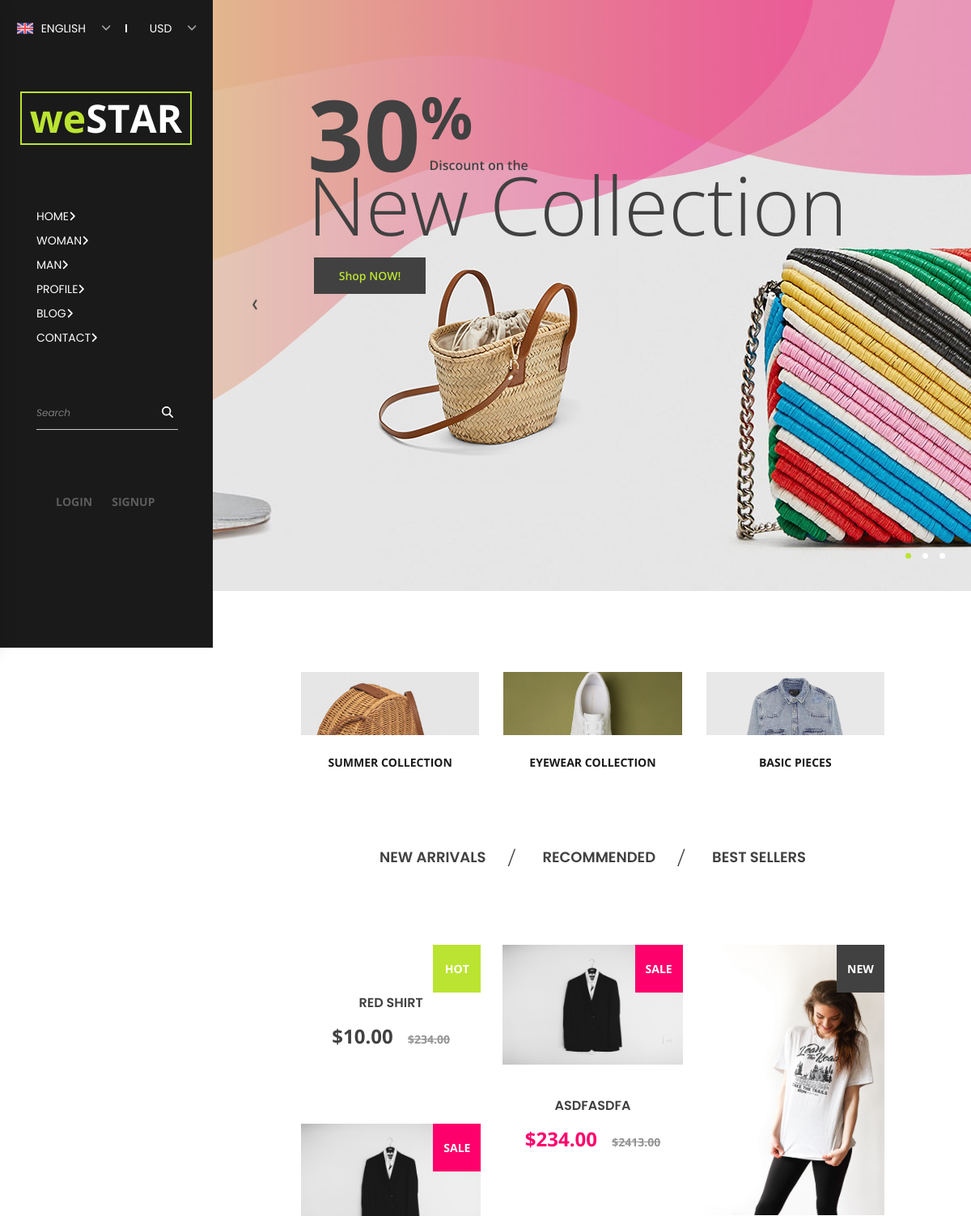
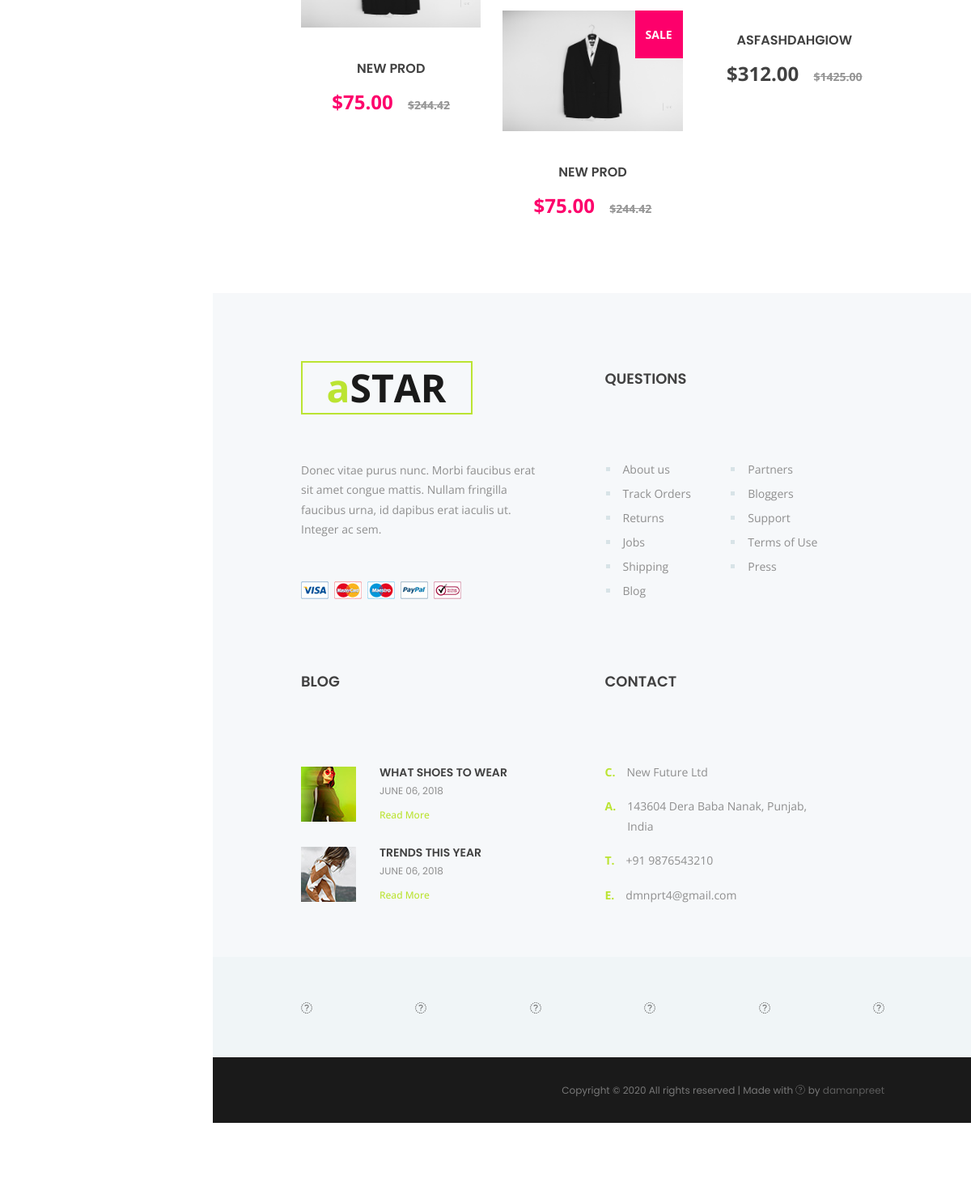
The page / on the database its author committed (2 pictures, top to bottom).
### shop/models.py (models this page shows, shortened)
class Item(models.Model):
    user = models.ForeignKey(settings.AUTH_USER_MODEL,
                             on_delete=models.CASCADE)
    title = models.CharField(max_length=100)
    price = models.DecimalField(max_digits=10,decimal_places=2)
    discount_price = models.DecimalField(max_digits=10,decimal_places=2,null=True, blank=True, verbose_name='discount price')
    category = models.CharField(choices=CATEGORY_CHOICES, default=None, max_length=5)
    sub_category = models.CharField(choices=SUB_CATEGORY, default=None, max_length=6)
    label = models.CharField(choices=LABELS,default=None, null=True,
                             blank=True, max_length=4)
    description = models.CharField(max_length=2000)
    slug = models.SlugField()
    def get_absolute_url(self):
        return reverse("shop:product", kwargs={
            'pk': self.id,
            'slug': self.slug
        })

class ItemImages(models.Model):
    item = models.ForeignKey(Item, on_delete=models.CASCADE)
    image = models.ImageField(upload_to='shop/product_images', blank=True, null=True, verbose_name="")

### shop/views.py (the view)
# urls.py: path('', views.HomeView.as_view(), name='index'),
class HomeView(ListView):
    model = Item
    paginate_by = 15
    template_name = 'index.html'

### templates/index.html (shortened to what this page needs)
{% extends 'base.html' %}
{% load static %}
{% block head %}
<link rel="stylesheet" type="text/css" href="{% static 'css/main_styles.css' %}">
<link rel="stylesheet" type="text/css" href="{% static 'css/responsive.css' %}">
{% endblock %}
{% block content %}
<div class="home">
	<div class="home_slider_container">
		<div class="owl-carousel owl-theme home_slider">
			<div class="owl-item animated">
				<div class="background_image" style="background-image:url(/static/images/home_slider_1.jpg)">
				</div>
				<div class="home_content_container">
					<div class="home_content">
						<div class="home_discount d-flex flex-row align-items-end justify-content-start">
							<div class="home_discount_num">30</div>
							<div class="home_discount_text">Discount on the</div>
						</div>
						<div class="home_title">New Collection</div>
						<div class="button button_1 home_button trans_200"><a href="categories">Shop
								NOW!</a></div>
					</div>
				</div>
			</div>
			<div class="owl-item">
				<div class="home_content_container">
				</div>
			</div>
		</div>
		<div class="home_slider_nav home_slider_prev trans_200">
			<div class=" d-flex flex-column align-items-center justify-content-center"><img
					src="{% static 'images/prev.png' %}" alt=""></div>
		</div>
		<div class="home_slider_nav home_slider_next trans_200">
			<div class=" d-flex flex-column align-items-center justify-content-center"><img
					src="{% static 'images/next.png' %}" alt=""></div>
		</div>
	</div>
</div>
<div class="boxes">
	<div class="section_container">
		<div class="container">
			<div class="row">
				<div class="col-lg-4 box_col">
					<div class="box">
						<div class="box_image"><img src="{% static 'images/box_1.jpg' %}" alt=""></div>
						<div class="box_title trans_200"><a href="categories">summer collection</a></div>
					</div>
				</div>
				<div class="col-lg-4 box_col">
					<div class="box">
						<div class="box_image"><img src="{% static 'images/box_2.jpg' %}" alt=""></div>
						<div class="box_title trans_200"><a href="categories">eyewear collection</a></div>
					</div>
				</div>
				<div class="col-lg-4 box_col">
					<div class="box">
						<div class="box_image"><img src="{% static 'images/box_3.jpg' %}" alt=""></div>
						<div class="box_title trans_200"><a href="categories">basic pieces</a></div>
					</div>
				</div>
			</div>
		</div>
	</div>
</div>
<div class="categories">
	<div class="section_container">
		<div class="container">
			<div class="row">
				<div class="col text-center">
					<div class="categories_list_container">
						<ul class="categories_list d-flex flex-row align-items-center justify-content-start">
							<li><a href="categories">new arrivals</a></li>
							<li><a href="categories">recommended</a></li>
							<li><a href="categories">best sellers</a></li>
						</ul>
					</div>
				</div>
			</div>
		</div>
	</div>
</div>
<div class="products">
	<div class="section_container">
		<div class="container">
			<div class="row">
				<div class="col">
					<div class="products_container grid">
						{% for every in object_list %}
						<div class="product grid-item {{ every.get_label_display }}">
							<div class="product_inner">
								<a href="{{ every.get_absolute_url }}">
									{% for each in every.itemimages_set.all %}
									{% if forloop.counter == 1 %}
									<div class="product_image">
										<img src="{{each.image.url}}" alt="">
										<div class="product_tag">{{ every.get_label_display }}</div>
									</div>
									{% endif %}
									{% endfor %}
									<div class="product_content text-center">
										<div class="product_title"><a
												href="{{ every.get_absolute_url }}">{{ every.title }}</a></div>
										{% if every.discount_price %}
										<div class="product_price">${{ every.discount_price }}
											<span><del>${{ every.price }}</del></span>
										</div>
										{% else %}
										<div class="product_price">${{ every.price }}</div>
										{% endif %}
								</a>
							</div>
						</div>
					</div>
					{% endfor %}
				</div>
			</div>
{% endblock %}

### static/css/style.css (style rules this page uses)
body { color: #2c3e50; font-family: 'Roboto', sans-serif; font-weight: 400; }

### static/css/responsive.css (style rules this page uses)
@media only screen and (max-width: 1440px) { .product { width: calc(100% / 3); } }

### rows shown on the page
Item: label "HOT", title "RED SHIRT", discount_price "10.00", price "234.00"
Item: label "SALE", title "ASDFASDFA", discount_price "234.00", price "2413.00"
ItemImages: image (picture)
Item: label "NEW", title "ASFASHDAHGIOW", discount_price "312.00", price "1425.00"
ItemImages: image (picture)
Item: label "SALE", title "NEW PROD", discount_price "75.00", price "244.42"
ItemImages: image (picture)
Item: label "SALE", title "NEW PROD", discount_price "75.00", price "244.42"
ItemImages: image (picture)
